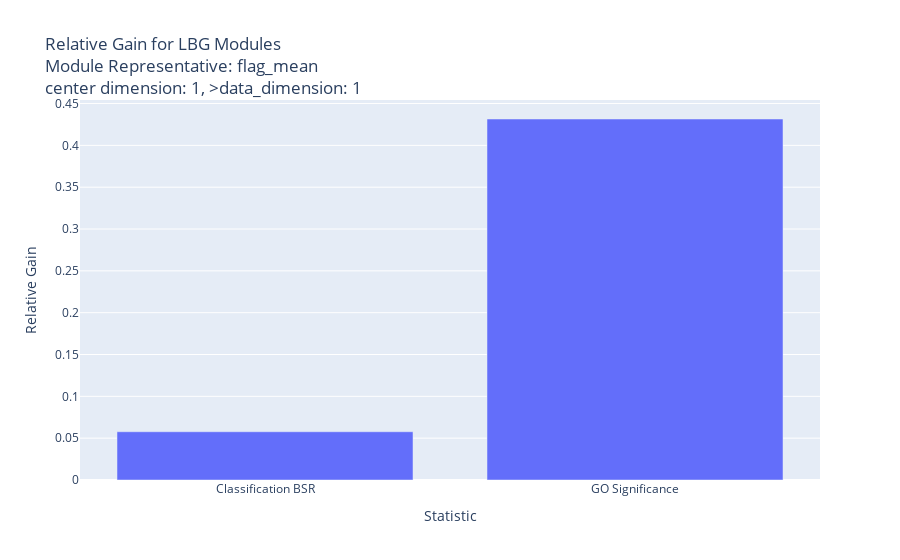

The cell this chart's notebook holds for it:
### Code cell
svm_better['Statistic'] = 'Classification BSR'
go_better['Statistic'] = 'GO Significance'
px.bar(pd.concat([svm_better, go_better]), y = 'Relative Gain', x = 'Statistic', 
       title = f'Relative gain for LBG modules over WGNCA modules <br>Module representative: {center_method} <br>Center dimension: {center_dimension}, Data dimension: {data_dimension}',
       barmode = 'group')

### Figure 1 — Plotly figure (JSON) as saved in the notebook; plotly's stock layout.template omitted (floating-point values rounded to 4 significant figures)
{"data": [{"alignmentgroup": "True", "hovertemplate": "Statistic=%{x}<br>Relative Gain=%{y}<extra></extra>", "legendgroup": "", "marker": {"color": "#636efa", "pattern": {"shape": ""}}, "name": "", "offsetgroup": "", "orientation": "v", "showlegend": false, "textposition": "auto", "type": "bar", "x": ["Classification BSR", "GO Significance"], "xaxis": "x", "y": [0.05768, 0.4315], "yaxis": "y"}], "layout": {"barmode": "group", "legend": {"tracegroupgap": 0}, "title": {"text": "Relative Gain for LBG Modules <br>Module Representative: flag_mean <br>center dimension: 1, >data_dimension: 1"}, "xaxis": {"anchor": "y", "domain": [0, 1], "title": {"text": "Statistic"}}, "yaxis": {"anchor": "x", "domain": [0, 1], "title": {"text": "Relative Gain"}}}}
